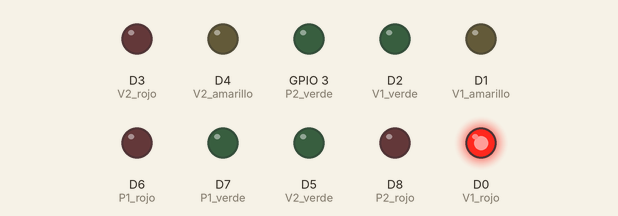
Simulated run of this sketch. Board: ESP8266 (NodeMCU). Shown: output pins drawn as LEDs (lit = HIGH).

Above: at 0.05 s.
At 0.65 s:
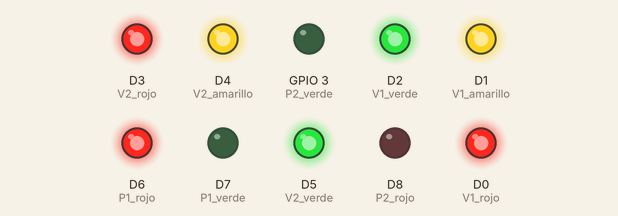
At 1.15 s:
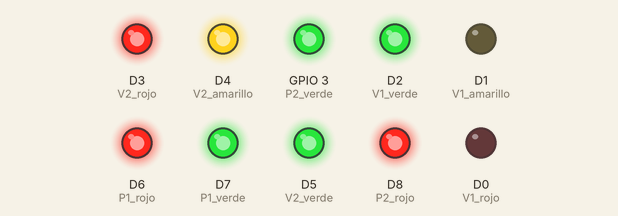
At 2.25 s:
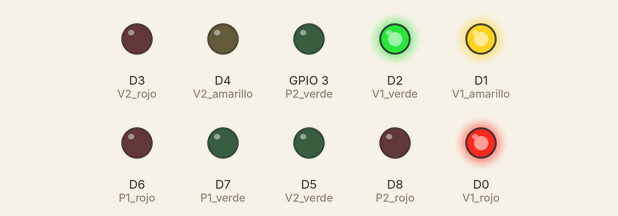
At 3.35 s:
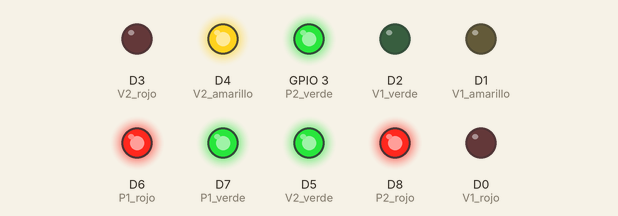
At 4.55 s:
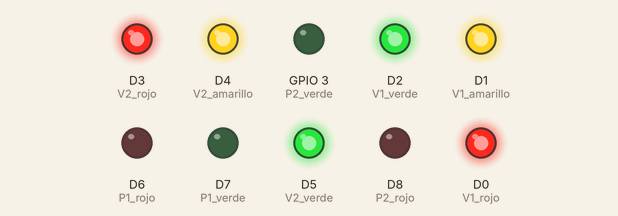
Timing chart, 0 to 4.8 s (numbered marks = the images above):
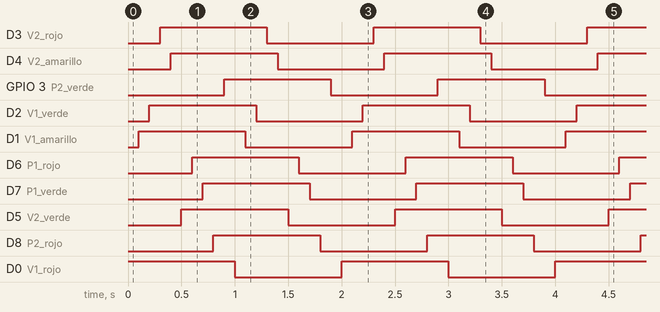

Measured:
- by itself, D3 (V2_rojo), D4 (V2_amarillo), GPIO 3 (P2_verde), D2 (V1_verde), D1 (V1_amarillo), D6 (P1_rojo), D7 (P1_verde), D5 (V2_verde), D8 (P2_rojo), D0 (V1_rojo): alternates HIGH for 1.0 s and LOW for 1.0 s
- by itself, everything shown: repeats every 2.0 s, in 10 steps

The sketch:

OTA.ino
```cpp
int V1_rojo = D0;
int V1_amarillo = D1;
int V1_verde = D2;

int V2_rojo = D3;
int V2_amarillo = D4;
int V2_verde = D5;

int P1_rojo = D6;
int P1_verde = D7;

int P2_rojo = D8;
int P2_verde = 3;

const int D = 100;

void setup() {
  // put your setup code here, to run once:
pinMode(V1_rojo, OUTPUT);
pinMode(V1_amarillo, OUTPUT);
pinMode(V1_verde, OUTPUT);

pinMode(V2_rojo, OUTPUT);
pinMode(V2_amarillo, OUTPUT);
pinMode(V2_verde, OUTPUT);

pinMode(P1_rojo, OUTPUT);
pinMode(P1_verde, OUTPUT);

pinMode(P2_rojo, OUTPUT);
pinMode(P2_verde, OUTPUT);
}

void loop() {
  // put your main code here, to run repeatedly:

digitalWrite(V1_rojo, HIGH);
delay(D);
digitalWrite(V1_amarillo, HIGH);
delay(D);
digitalWrite(V1_verde, HIGH);
delay(D);

digitalWrite(V2_rojo, HIGH);
delay(D);
digitalWrite(V2_amarillo, HIGH);
delay(D);
digitalWrite(V2_verde, HIGH);
delay(D);

digitalWrite(P1_rojo, HIGH);
delay(D);
digitalWrite(P1_verde, HIGH);
delay(D);

digitalWrite(P2_rojo, HIGH);
delay(D);
digitalWrite(P2_verde, HIGH);
delay(D);

digitalWrite(V1_rojo, LOW);
delay(D);
digitalWrite(V1_amarillo, LOW);
delay(D);
digitalWrite(V1_verde, LOW);
delay(D);

digitalWrite(V2_rojo, LOW);
delay(D);
digitalWrite(V2_amarillo, LOW);
delay(D);
digitalWrite(V2_verde, LOW);
delay(D);

digitalWrite(P1_rojo, LOW);
delay(D);
digitalWrite(P1_verde, LOW);
delay(D);

digitalWrite(P2_rojo, LOW);
delay(D);
digitalWrite(P2_verde, LOW);
delay(D);

}
```
